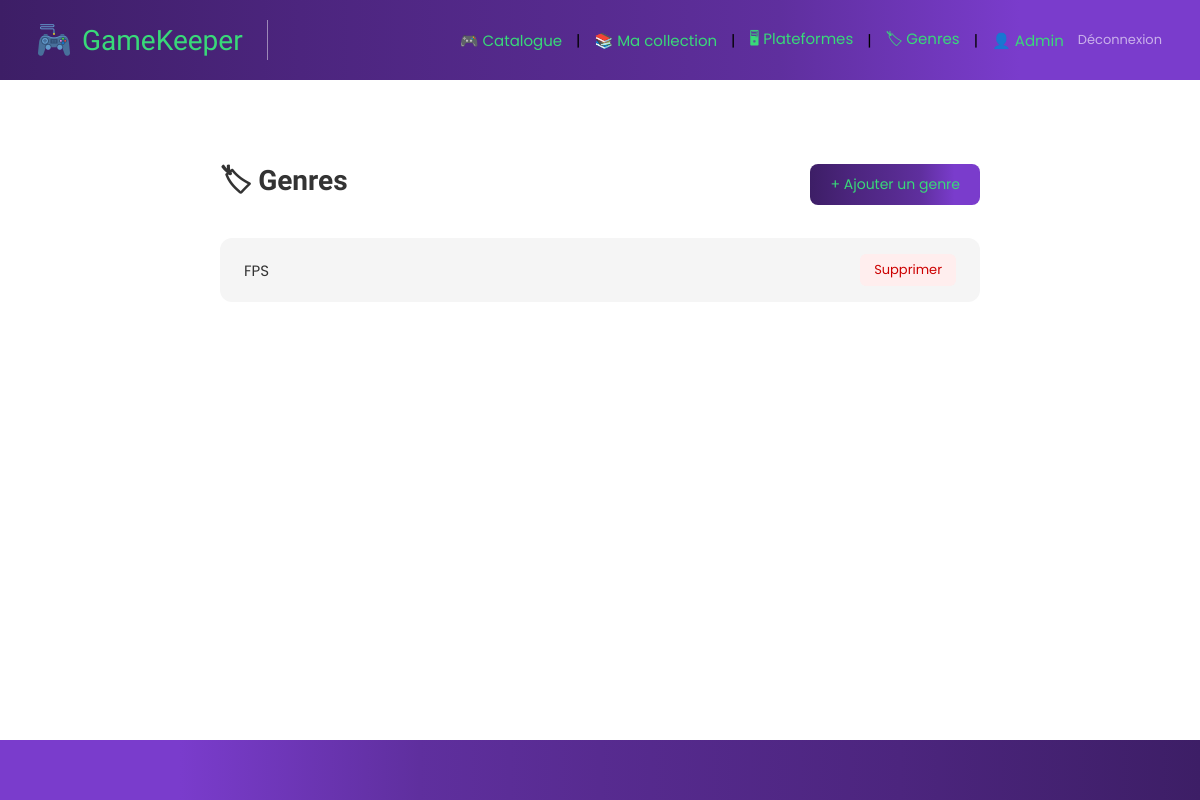
The page /public/?url=genre/index (signed in) on the database as committed earlier.
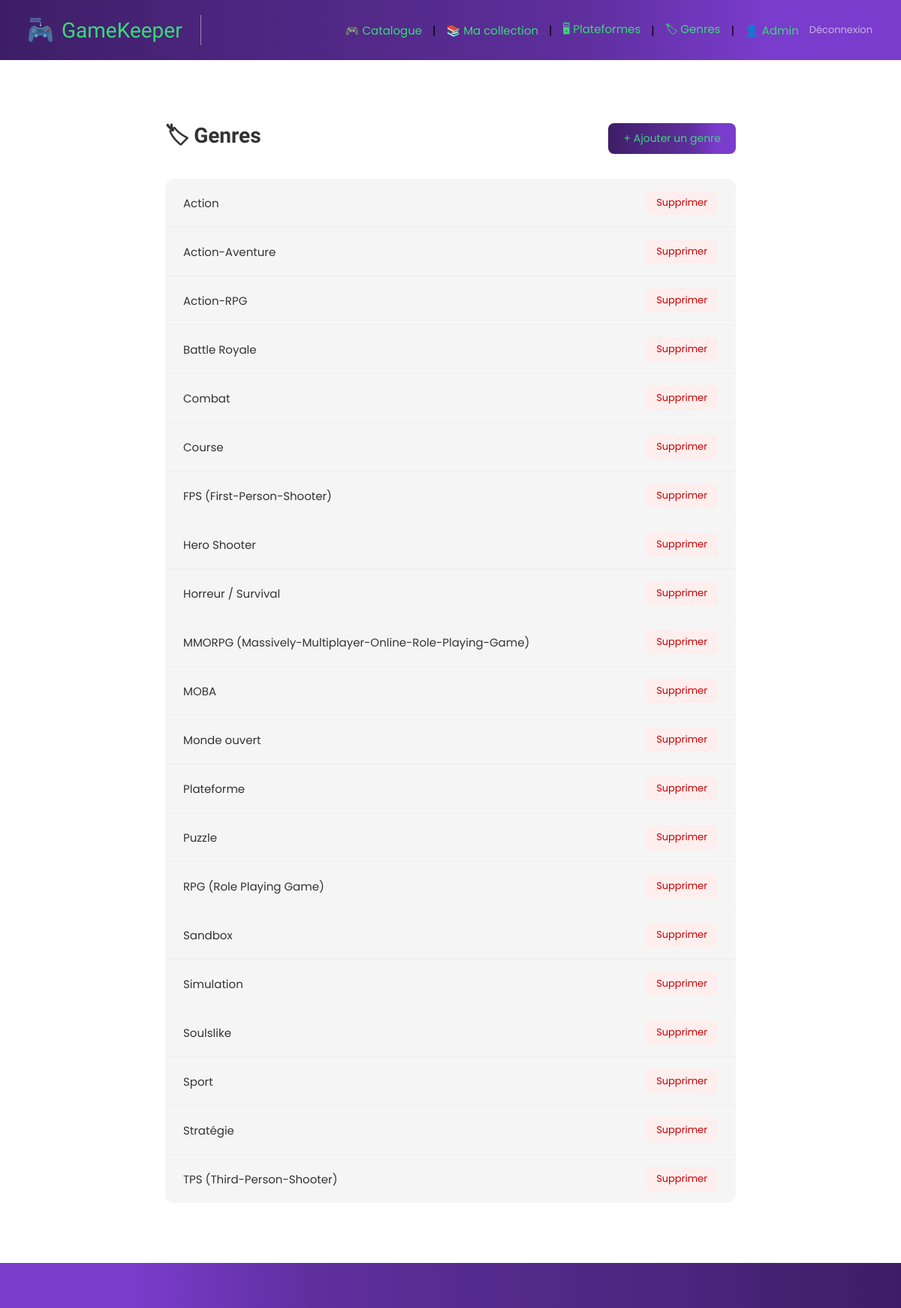
The same page on the database as committed later.
### tables this page shows
CREATE TABLE `genres` (
  `id` int(11) NOT NULL,
  `name` varchar(100) NOT NULL
);

### app/Controllers/GenreController.php (called while the page is built, shortened)
<?php
class GenreController
{
    private GenreModel $genreModel;
    public function __construct()
    {
        $this->genreModel = new GenreModel();
    }
    public function index(): void
    {
        $genres = $this->genreModel->findAll();
        require_once __DIR__ . '/../Views/genre/index.php';
    }
}

### app/Router.php (called while the page is built, shortened)
<?php
class Router
{
    public function dispatch(string $url): void
    {
        $parts = explode('/', trim($url, '/'));
        $methodName = isset($parts[1]) && $parts [1] !== ''
        ? $parts [1]
        : 'index';
        $controller = new $controllerClass();
        $controller->$methodName();
    }
}

### public/index.php (called while the page is built, shortened)
<?php
$url = $_GET['url'] ?? '';
$router = new App\Router();
$router->dispatch($url);

### app/Models/Model.php (called while the page is built, shortened)
<?php
abstract class Model
{
    protected PDO $db;
    protected string $table;
    public function __construct()
    {
        $database = new Database();
        $this->db = $database->getConnection();
    }
    public function findAll(): array
    {
        $stmt = $this->db->query("SELECT * FROM {$this->table}");
        return $stmt->fetchAll();
    }
}

### config/Database.php (called while the page is built, shortened)
<?php
class Database{
    private $host = 'localhost';
    private $db_name = 'gamekeeper';
    private $username = 'root';
    private $password = '';
    private ?PDO $connection = null;
    public function getConnection(): PDO{
        if($this->connection === null){
            try{
                $this->connection = new PDO("mysql:host={$this->host};dbname={$this->db_name}", $this->username, $this->password);
                $this->connection->setAttribute(PDO::ATTR_ERRMODE, PDO::ERRMODE_EXCEPTION);
                $this->connection->setAttribute(PDO::ATTR_DEFAULT_FETCH_MODE, PDO::FETCH_ASSOC);
            } catch(PDOException $e){
                die("Connection error: " . $e->getMessage());
            }
        }
        return $this->connection;
    }
}

### app/Views/genre/index.php (the view)
<?php require_once __DIR__ . '/../layout/header.php'; ?>
<main>
    <div class="admin-wrapper">
        <div class="admin-topbar">
            <h1>🏷 Genres</h1>
            <a href="/gamekeeper/public/?url=genre/create" class="btn-admin-add">
                + Ajouter un genre
            </a>
        </div>
        <div class="admin-list">
            <?php if (empty($genres)): ?>
                <p class="admin-empty">Aucun genre pour le moment.</p>
            <?php else: ?>
                <?php foreach ($genres as $genre): ?>
                    <div class="admin-list-item">
                        <span><?= htmlspecialchars($genre['name']) ?></span>
                        <a class="btn-admin-delete"
                           href="/gamekeeper/public/?url=genre/delete&id=<?= $genre['id'] ?>"
                           onclick="return confirm('Supprimer ce genre ?')">
                            Supprimer
                        </a>
                    </div>
                <?php endforeach; ?>
            <?php endif; ?>
        </div>
    </div>
</main>
<?php require_once __DIR__ . '/../layout/footer.php'; ?>

### app/Views/layout/header.php (shortened to what this page needs)
<!DOCTYPE html>
<html lang="fr">
<head>
    <link rel="stylesheet" href="/gamekeeper/assets/css/style.css">
</head>
<body>
<header>
    <a href="/gamekeeper/public/" class="header-logo">
        <img src="/gamekeeper/assets/img/logo-manette.png" alt="Logo GameKeeper">
        <span>GameKeeper</span>
    </a>
    <nav class="header-nav">
        <a href="/gamekeeper/public/?url=game/index">🎮 Catalogue</a>
        <?php if (isset($_SESSION['user_id'])): ?>
            <span class="separator">|</span>
            <a href="/gamekeeper/public/?url=collection/index">📚 Ma collection</a>
            <?php if ($_SESSION['role'] === 'admin'): ?>
                <span class="separator">|</span>
                <a href="/gamekeeper/public/?url=platform/index">🖥 Plateformes</a>
                <span class="separator">|</span>
                <a href="/gamekeeper/public/?url=genre/index">🏷 Genres</a>
            <?php endif; ?>
            <span class="separator">|</span>
            <a href="/gamekeeper/public/?url=user/profile" class="nav-username">
                👤 <?= htmlspecialchars($_SESSION['username']) ?>
            </a>
            <a href="/gamekeeper/public/?url=user/logout" class="nav-logout">
                Déconnexion
            </a>
        <?php endif; ?>
    </nav>
</header>

### app/Views/layout/footer.php
<footer></footer>
</body>
</html>

### assets/css/style.css (style rules this page uses)
:root { --vert-accent : #39D979; --blanc : #FFFFFF; --header-gradient : linear-gradient(90deg, rgb(61,30,102) 0%, rgb(76,37,126) 25%, rgb(87,43,144) 50%, rgb(95,47,158) 65%, rgb(122,60,204) 85%); --footer-gradient : linear-gradient(90deg, rgb(122,60,204) 15%, rgb(95,47,158) 35%, rgb(87,43,144) 50%, rgb(76,37,126) 75%, rgb(61,30,102) 100%); --font-logo : 'Kanit', sans-serif; --font-body : 'Poppins', sans-serif; }
* { margin : 0; padding : 0; box-sizing: border-box; }
body { font-family : var(--font-body); background-color: var(--blanc); min-height : 100vh; display : flex; flex-direction : column; }
header { background: var(--header-gradient); height: 80px; display: flex; align-items: center; justify-content: space-between; padding: 0 38px; }
.header-logo { display : flex; align-items: center; gap : 12px; text-decoration: none; }
.header-logo img { width : 32px; height: 32px; object-fit: cover; }
.header-logo span { font-family: var(--font-logo); font-size : 28px; color : var(--vert-accent); }
.header-nav { display : flex; align-items: center; gap : 14px; font-size : 15px; flex-wrap : wrap; }
.header-nav a { color : var(--vert-accent); text-decoration: none; font-family : var(--font-body); transition : opacity 0.2s; }
.nav-logout { color : rgba(255,255,255,0.6) !important; font-size : 13px; }
.nav-username { display : flex; align-items: center; gap : 6px; }
main { flex : 1; padding : 40px 160px; min-height: 70vh; }
footer { background : var(--footer-gradient); height : 60px; }
.admin-wrapper { max-width : 800px; margin : 40px auto; padding : 0 20px; }
.admin-topbar { display : flex; align-items : center; justify-content: space-between; margin-bottom : 30px; }
.admin-topbar h1 { font-family: var(--font-logo); font-size : 28px; color : #333; }
.btn-admin-add { background : var(--header-gradient); color : var(--vert-accent); padding : 10px 20px; border-radius : 8px; text-decoration: none; font-size : 14px; transition : opacity 0.2s; }
.admin-list { background : #f5f5f5; border-radius: 12px; overflow : hidden; }
.admin-list-item { display : flex; align-items : center; justify-content: space-between; padding : 16px 24px; border-bottom : 1px solid #eee; transition : background 0.2s; }
.admin-list-item:last-child { border-bottom: none; }
.admin-list-item span { font-size: 15px; color : #333; }
.btn-admin-delete { background : #ffeeee; color : #cc0000; padding : 6px 14px; border-radius : 6px; text-decoration: none; font-size : 13px; transition : background 0.2s, color 0.2s; }

Rows that differ between the two databases and show on the page:
removed genres: name "FPS"
added genres: name "Action"
added genres: name "Action-Aventure"
added genres: name "Action-RPG"
added genres: name "Battle Royale"
added genres: name "Combat"
added genres: name "Course"
added genres: name "FPS (First-Person-Shooter)"
added genres: name "Hero Shooter"
added genres: name "Horreur / Survival"
added genres: name "MMORPG (Massively-Multiplayer-Online-Role-Playing-Game)"
added genres: name "MOBA"
added genres: name "Monde ouvert"
added genres: name "Plateforme"
added genres: name "Puzzle"
added genres: name "RPG (Role Playing Game)"
added genres: name "Sandbox"
added genres: name "Simulation"
added genres: name "Soulslike"
added genres: name "Sport"
added genres: name "Stratégie"
added genres: name "TPS (Third-Person-Shooter)"
